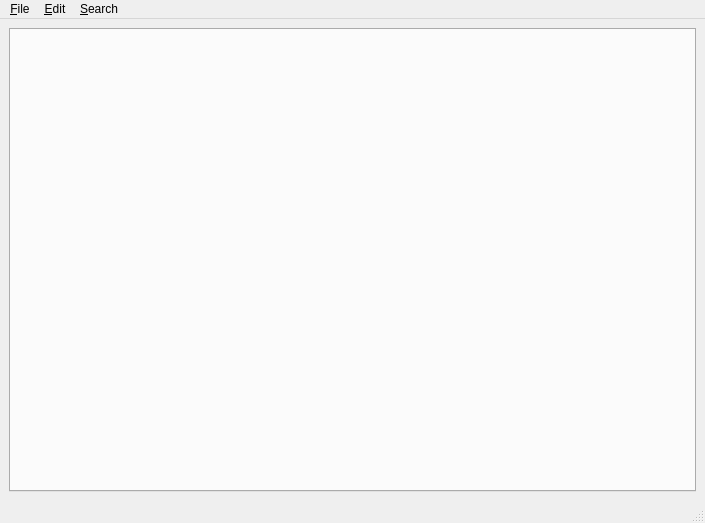
<?xml version="1.0" encoding="UTF-8"?>
<ui version="4.0">
 <class>MainWindow</class>
 <widget class="QMainWindow" name="MainWindow">
  <property name="geometry">
   <rect>
    <x>0</x>
    <y>0</y>
    <width>705</width>
    <height>523</height>
   </rect>
  </property>
  <property name="windowTitle">
   <string>MainWindow</string>
  </property>
  <widget class="QWidget" name="centralwidget">
   <layout class="QGridLayout" name="gridLayout">
    <item row="0" column="0">
     <widget class="QTabWidget" name="tabWidget">
      <property name="currentIndex">
       <number>-1</number>
      </property>
     </widget>
    </item>
   </layout>
  </widget>
  <widget class="QMenuBar" name="menubar">
   <property name="geometry">
    <rect>
     <x>0</x>
     <y>0</y>
     <width>705</width>
     <height>25</height>
    </rect>
   </property>
   <widget class="QMenu" name="menu_File">
    <property name="title">
     <string>&amp;File</string>
    </property>
    <addaction name="action_New"/>
    <addaction name="action_Open"/>
    <addaction name="separator"/>
    <addaction name="action_Save"/>
    <addaction name="action_Save_As"/>
    <addaction name="separator"/>
    <addaction name="action_Close"/>
    <addaction name="action_Quit"/>
   </widget>
   <widget class="QMenu" name="menu_Edit">
    <property name="title">
     <string>&amp;Edit</string>
    </property>
    <addaction name="action_Undo"/>
    <addaction name="action_Redo"/>
    <addaction name="separator"/>
    <addaction name="action_Cut"/>
    <addaction name="action_Copy"/>
    <addaction name="action_Paste"/>
    <addaction name="action_Delete"/>
    <addaction name="separator"/>
    <addaction name="action_Select_All"/>
    <addaction name="separator"/>
    <addaction name="separator"/>
   </widget>
   <widget class="QMenu" name="menu_Search">
    <property name="title">
     <string>&amp;Search</string>
    </property>
    <addaction name="action_Find"/>
   </widget>
   <addaction name="menu_File"/>
   <addaction name="menu_Edit"/>
   <addaction name="menu_Search"/>
  </widget>
  <widget class="QStatusBar" name="statusbar"/>
  <action name="action_New">
   <property name="text">
    <string>&amp;New</string>
   </property>
   <property name="shortcut">
    <string>Ctrl+N</string>
   </property>
  </action>
  <action name="action_Open">
   <property name="text">
    <string>&amp;Open</string>
   </property>
   <property name="shortcut">
    <string>Ctrl+O</string>
   </property>
  </action>
  <action name="action_Save">
   <property name="text">
    <string>&amp;Save</string>
   </property>
   <property name="shortcut">
    <string>Ctrl+S</string>
   </property>
  </action>
  <action name="action_Save_As">
   <property name="text">
    <string>&amp;Save As...</string>
   </property>
   <property name="shortcut">
    <string>Ctrl+Shift+S</string>
   </property>
  </action>
  <action name="action_Close">
   <property name="text">
    <string>&amp;Close</string>
   </property>
   <property name="shortcut">
    <string>Ctrl+W</string>
   </property>
  </action>
  <action name="action_Quit">
   <property name="text">
    <string>&amp;Quit</string>
   </property>
   <property name="shortcut">
    <string>Ctrl+Q</string>
   </property>
  </action>
  <action name="action_Undo">
   <property name="text">
    <string>&amp;Undo</string>
   </property>
   <property name="shortcut">
    <string>Ctrl+Z</string>
   </property>
  </action>
  <action name="action_Redo">
   <property name="text">
    <string>&amp;Redo</string>
   </property>
   <property name="shortcut">
    <string>Ctrl+Shift+Z</string>
   </property>
  </action>
  <action name="action_Cut">
   <property name="text">
    <string>&amp;Cut</string>
   </property>
   <property name="shortcut">
    <string>Ctrl+X</string>
   </property>
  </action>
  <action name="action_Copy">
   <property name="text">
    <string>&amp;Copy</string>
   </property>
   <property name="shortcut">
    <string>Ctrl+C</string>
   </property>
  </action>
  <action name="action_Paste">
   <property name="text">
    <string>&amp;Paste</string>
   </property>
   <property name="shortcut">
    <string>Ctrl+V</string>
   </property>
  </action>
  <action name="action_Delete">
   <property name="text">
    <string>&amp;Delete</string>
   </property>
  </action>
  <action name="action_Select_All">
   <property name="text">
    <string>&amp;Select All</string>
   </property>
   <property name="shortcut">
    <string>Ctrl+A</string>
   </property>
  </action>
  <action name="action_Find">
   <property name="text">
    <string>&amp;Find</string>
   </property>
   <property name="shortcut">
    <string>Ctrl+F</string>
   </property>
  </action>
 </widget>
 <resources/>
 <connections/>
</ui>
